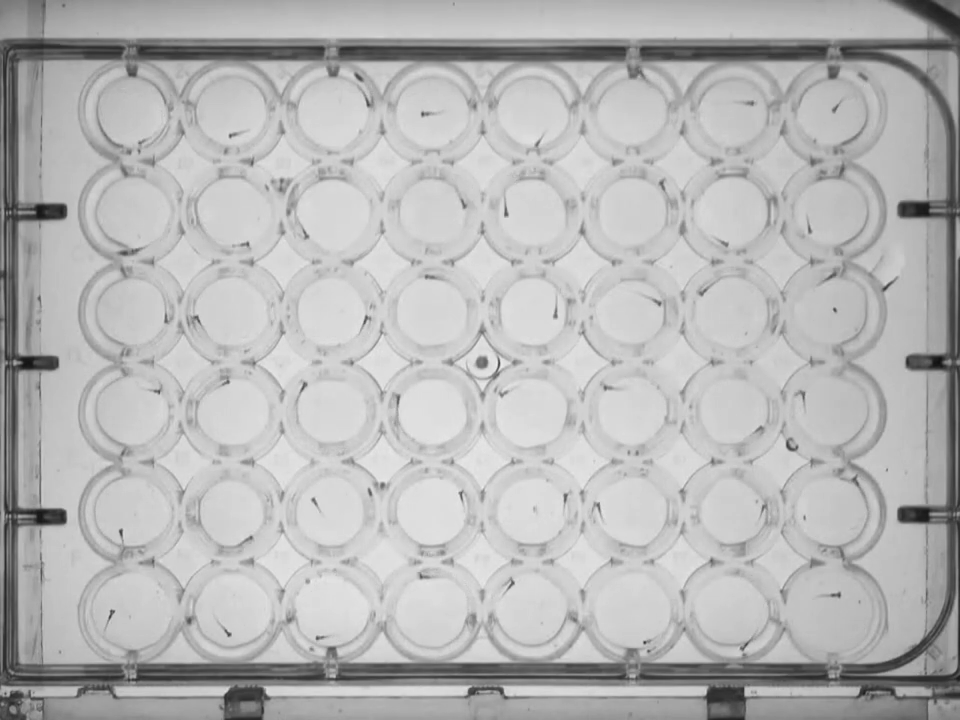
#> input picture zebrafish.png, 960 x 720 px
$ python view_grid.py
#> lines starting #> are read from the running program, lines starting #| are printed output that depends on the picture
import numpy as np
import imageio
import cv2 as cv

cut_out_folder = 'cut_out_folder'

im = imageio.imread('zebrafish.png')
#> im is the input picture: shape (720, 960, 3); min 16, max 237, mean 182.4
im = imageio.imread('well_plates_bgsub.png')
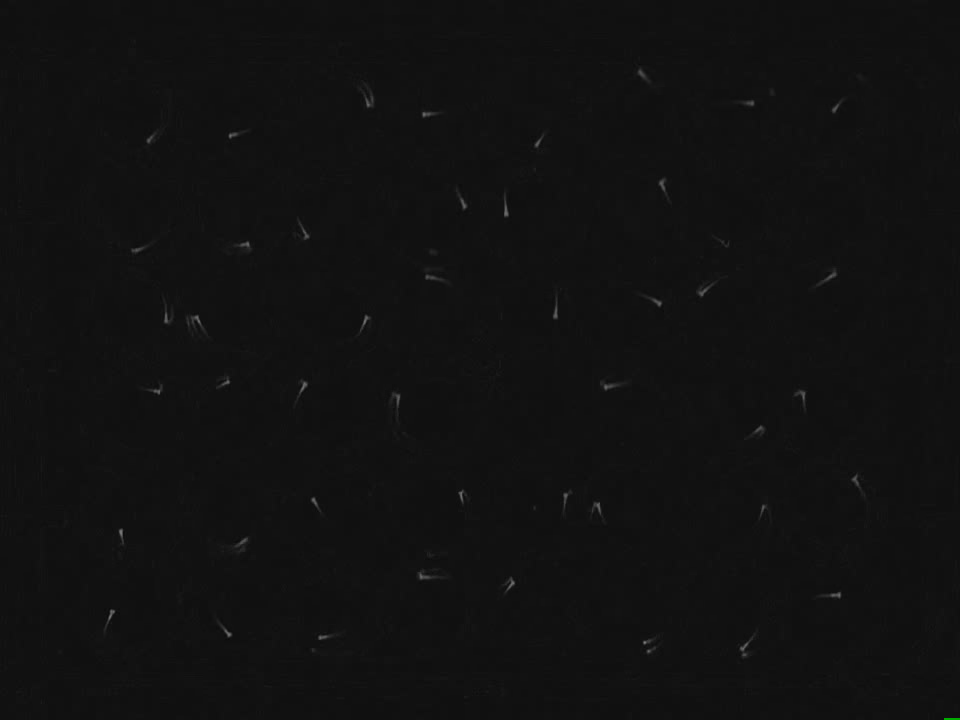
#> input picture well_plates_bgsub.png, 960 x 720 px
#> im is the input picture: shape (720, 960, 3); mean R, G, B 17.3, 17.4, 17.3
im = np.asarray(im)

grid = np.load('grid.npy')
#> (reads grid.npy from the repository)
y = 0
x = 0
for idx, circ in enumerate(grid):
    center_x , center_y, radius = circ.astype(int)
    top_left = (center_y - radius, center_x - radius)
    bottom_right = (center_y + radius, center_x + radius)
    cut_out = im[top_left[0]:bottom_right[0] + 1, top_left[1]:bottom_right[1] + 1]
    cY, cX = cut_out.shape[:2]
    if cY > y: y = cY
    if cX > x: x = cX

    cv.imwrite(cut_out_folder + '/cutout' + str(idx) + '.png', cut_out)
#> this loop made 48 passes
#> pass 1, `cut_out = im[top_left[0]:bottom_right[0] + 1, top_left[1]:bottom_right..`:
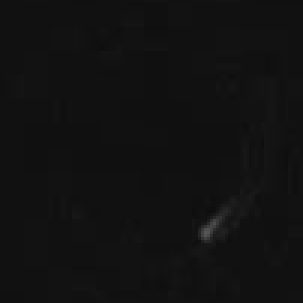
#> cut_out: shape (101, 101, 3) (shown 3 times larger); min 13, max 86, mean 17.5
#> after the loop, x = 101; y = 101
print('biggest y: ', y)
#| biggest y:  101
print('biggest x: ', x)
#| biggest x:  101
